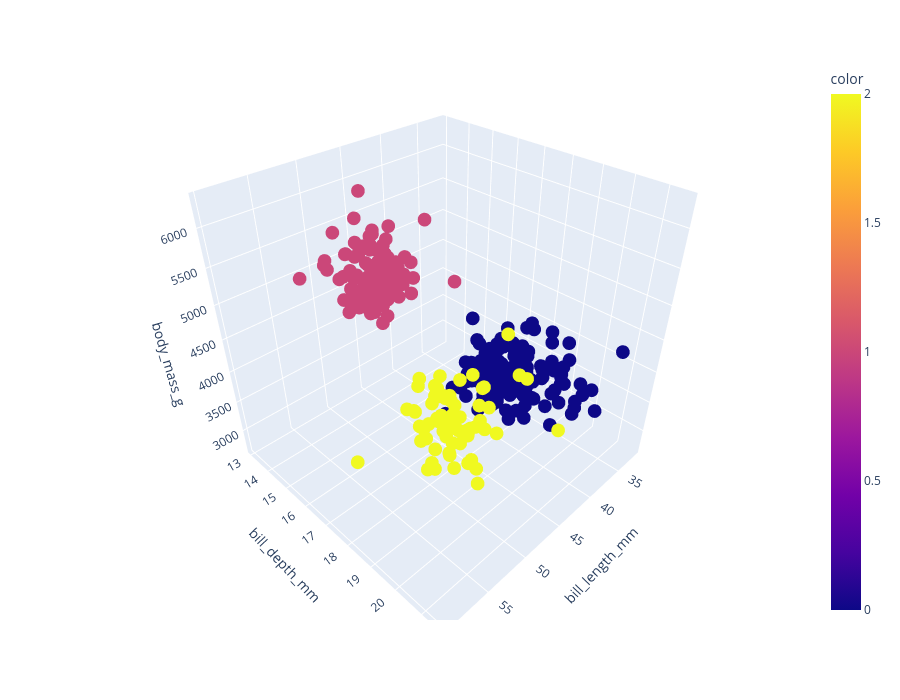

Notebook source saved alongside this figure:
### Code cell
kmeans = KMeans(n_clusters=3).fit(penguins_scaled)
fig = px.scatter_3d(penguins, x = "bill_length_mm", y = "bill_depth_mm", z = "body_mass_g", color = kmeans.labels_)
fig.update_layout(height=700)

### Figure 1 — Plotly figure (JSON) as saved in the notebook; plotly's stock layout.template omitted (floating-point values rounded to 4 significant figures; data arrays with more than 128 entries replaced by an {"elided": "..."} marker saying what was removed)
{"data": [{"hovertemplate": "bill_length_mm=%{x}<br>bill_depth_mm=%{y}<br>body_mass_g=%{z}<br>color=%{marker.color}<extra></extra>", "legendgroup": "", "marker": {"color": {"elided": "333 int values"}, "coloraxis": "coloraxis", "symbol": "circle"}, "mode": "markers", "name": "", "scene": "scene", "showlegend": false, "type": "scatter3d", "x": {"elided": "333 float values"}, "y": {"elided": "333 float values"}, "z": {"elided": "333 int values"}}], "layout": {"coloraxis": {"colorbar": {"title": {"text": "color"}}, "colorscale": [[0, "#0d0887"], [0.1111, "#46039f"], [0.2222, "#7201a8"], [0.3333, "#9c179e"], [0.4444, "#bd3786"], [0.5556, "#d8576b"], [0.6667, "#ed7953"], [0.7778, "#fb9f3a"], [0.8889, "#fdca26"], [1, "#f0f921"]]}, "height": 700, "legend": {"tracegroupgap": 0}, "margin": {"t": 60}, "scene": {"domain": {"x": [0, 1], "y": [0, 1]}, "xaxis": {"title": {"text": "bill_length_mm"}}, "yaxis": {"title": {"text": "bill_depth_mm"}}, "zaxis": {"title": {"text": "body_mass_g"}}}}}
